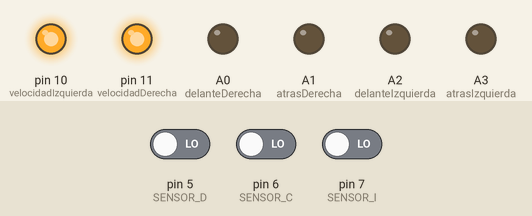
Recording of a sketch running on a simulated Arduino Uno, built with avr-gcc and run on an emulated ATmega328P. Shown: output pins drawn as LEDs (lit = HIGH). The test bench sets the inputs (shaded band); at power-on: pin 5 (SENSOR_D) LOW, pin 7 (SENSOR_I) LOW, pin 6 (SENSOR_C) LOW.

Above: at 1.2 s.
1.3 s: pin 5 (SENSOR_D) driven HIGH
At 2.5 s:
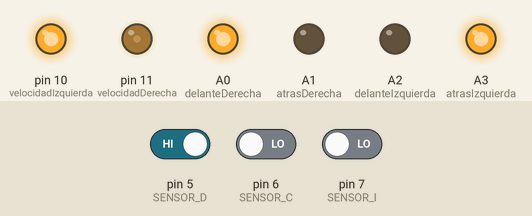
2.8 s: pin 7 (SENSOR_I) driven HIGH
At 3.6 s:
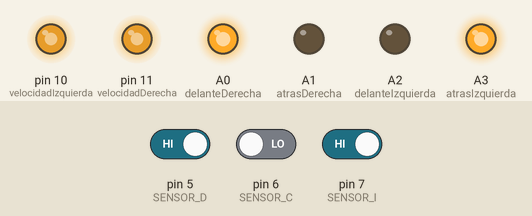
4.3 s: pin 6 (SENSOR_C) driven HIGH
At 4.8 s:
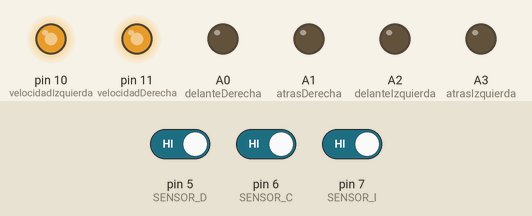
5.8 s: pin 5 (SENSOR_D) driven LOW
At 7.0 s:
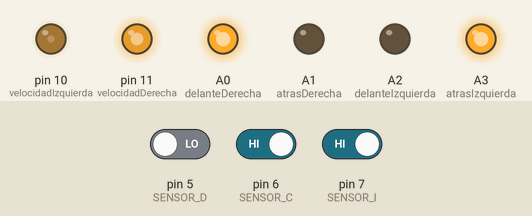
7.3 s: pin 7 (SENSOR_I) driven LOW
At 8.2 s:
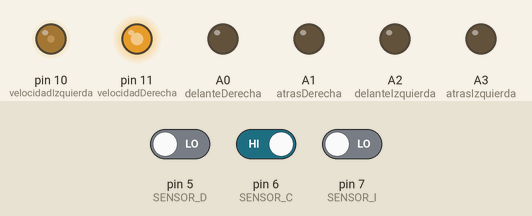
Timing chart, 0 to 9.8 s (numbered marks = the images above; inputs shaded):
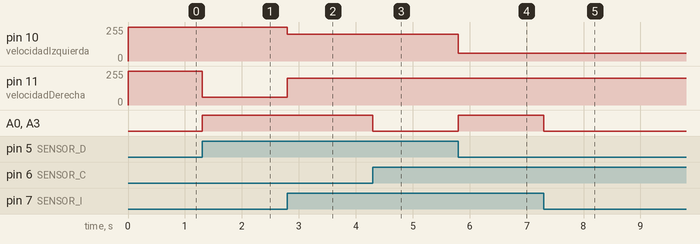

The sketch:

SeguimientoLinea2.ino
```cpp
#define LINEA 1
#define PASILLO 0

#define VELOCIDAD_NORMAL 200
#define VELOCIDAD_REDUCIDA 60

#define TIEMPO_ROTACION 350

int velocidadDerecha = 11; //derecha
int delanteDerecha = A0;
int atrasDerecha = A1;
int delanteIzquierda = A2;
int atrasIzquierda = A3;
int velocidadIzquierda = 10; //izquierda

int SENSOR_I = 7;
int SENSOR_C = 6;
int SENSOR_D = 5;


void setup() {
  pinMode(velocidadDerecha, OUTPUT);
  pinMode(delanteDerecha, OUTPUT);
  pinMode(atrasDerecha, OUTPUT);
  pinMode(delanteIzquierda, OUTPUT);
  pinMode(atrasIzquierda, OUTPUT);
  pinMode(velocidadIzquierda, OUTPUT);

  digitalWrite(velocidadDerecha, 100);
  digitalWrite(velocidadIzquierda, 100);

  pinMode(SENSOR_I, INPUT);
  pinMode(SENSOR_C, INPUT);
  pinMode(SENSOR_D, INPUT);

  Serial.begin(9600);
}


void recta(bool marchaAlante){
  if(marchaAlante){
    digitalWrite(delanteIzquierda, LOW);
    digitalWrite(atrasIzquierda, HIGH);
    digitalWrite(delanteDerecha, HIGH);
    digitalWrite(atrasDerecha, LOW);
  }
  else {
    digitalWrite(delanteIzquierda, HIGH);
    digitalWrite(atrasIzquierda, LOW);
    digitalWrite(delanteDerecha, LOW);
    digitalWrite(atrasDerecha, HIGH);
  }
}

void noventagrados(bool derecha){
  if(derecha){
    analogWrite(velocidadIzquierda, VELOCIDAD_NORMAL);
    analogWrite(velocidadDerecha, VELOCIDAD_NORMAL);

    digitalWrite(delanteIzquierda, LOW);
    digitalWrite(atrasIzquierda, HIGH);
    digitalWrite(delanteDerecha, LOW);
    digitalWrite(atrasDerecha, HIGH);
  }
  else {
    analogWrite(velocidadIzquierda, VELOCIDAD_NORMAL);
    analogWrite(velocidadDerecha, VELOCIDAD_NORMAL);

    digitalWrite(delanteIzquierda, HIGH);
    digitalWrite(atrasIzquierda, LOW);
    digitalWrite(delanteDerecha, HIGH);
    digitalWrite(atrasDerecha, LOW);
  }
  delay(TIEMPO_ROTACION);
}

void cientoochentagrados(){
  digitalWrite(delanteIzquierda, LOW);
  digitalWrite(atrasIzquierda, HIGH);
  digitalWrite(delanteDerecha, LOW);
  digitalWrite(atrasDerecha, HIGH);
  delay(460);
}

void parada(){
  digitalWrite(delanteDerecha, LOW);
  digitalWrite(atrasDerecha, LOW);
  digitalWrite(delanteIzquierda, LOW);
  digitalWrite(atrasIzquierda, LOW);
}


void seguimientoLinea(){
  int izquierda = digitalRead(SENSOR_I);
  int centro = digitalRead(SENSOR_C);
  int derecha = digitalRead(SENSOR_D);

  if(izquierda == LINEA && centro == PASILLO && derecha == LINEA){ //recto
    recta(true);
    analogWrite(velocidadIzquierda, VELOCIDAD_NORMAL);
    analogWrite(velocidadDerecha, VELOCIDAD_NORMAL);
  }
  // else if(izquierda == LINEA && centro == LINEA && derecha == LINEA){ //Giro 90 grados
  //   recta(false);
  //   delay(100);
  //   noventagrados(false);
  //   parada();
  //   delay(100);
  //   recta(true);
  //   delay(300);
  // }
  else if (izquierda == PASILLO && derecha == LINEA) { //desvio derecha
    recta(true);

    analogWrite(velocidadDerecha, VELOCIDAD_REDUCIDA);
  }
  else if(izquierda == LINEA && derecha == PASILLO){ //desvio izquierda
    recta(true);

    analogWrite(velocidadIzquierda, VELOCIDAD_REDUCIDA);
  }
  else{ //parada
    parada();
  }
}


void loop() {
  seguimientoLinea();
}
```

Measured:
- after the input at 1.3 s, pin 11 (velocidadDerecha): 255/255 → 60/255 at once; A0 (delanteDerecha), A3 (atrasIzquierda): LOW → HIGH at once
- after the input at 2.8 s, pin 10 (velocidadIzquierda): 255/255 → 200/255 at once; pin 11 (velocidadDerecha): 60/255 → 200/255 at once
- after the input at 4.3 s, A0 (delanteDerecha), A3 (atrasIzquierda): HIGH → LOW at once
- after the input at 5.8 s, pin 10 (velocidadIzquierda): 200/255 → 60/255 at once; A0 (delanteDerecha), A3 (atrasIzquierda): LOW → HIGH at once
- after the input at 7.3 s, A0 (delanteDerecha), A3 (atrasIzquierda): HIGH → LOW at once
